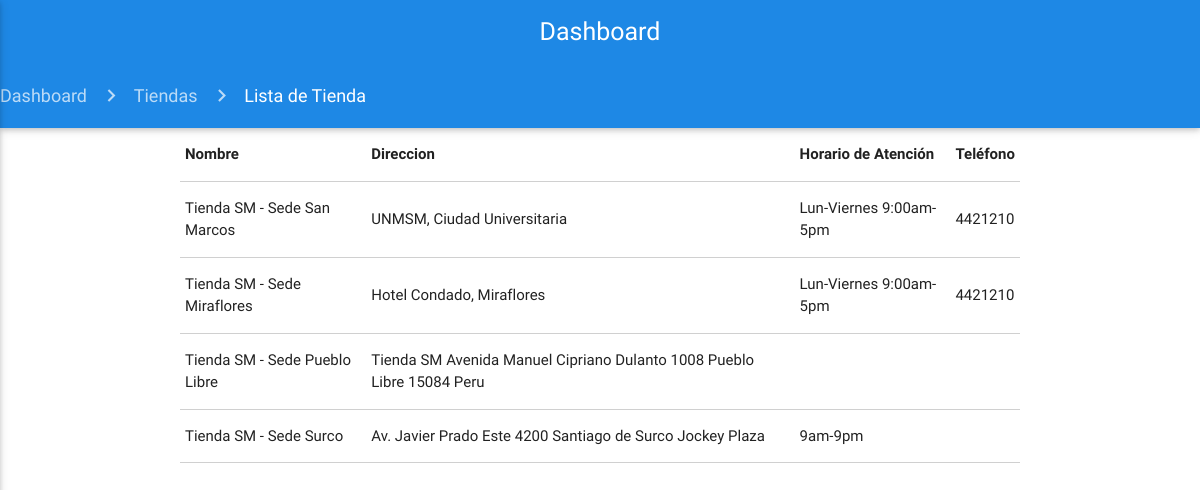
The app's page /administrador/lista_tiendas, older data.
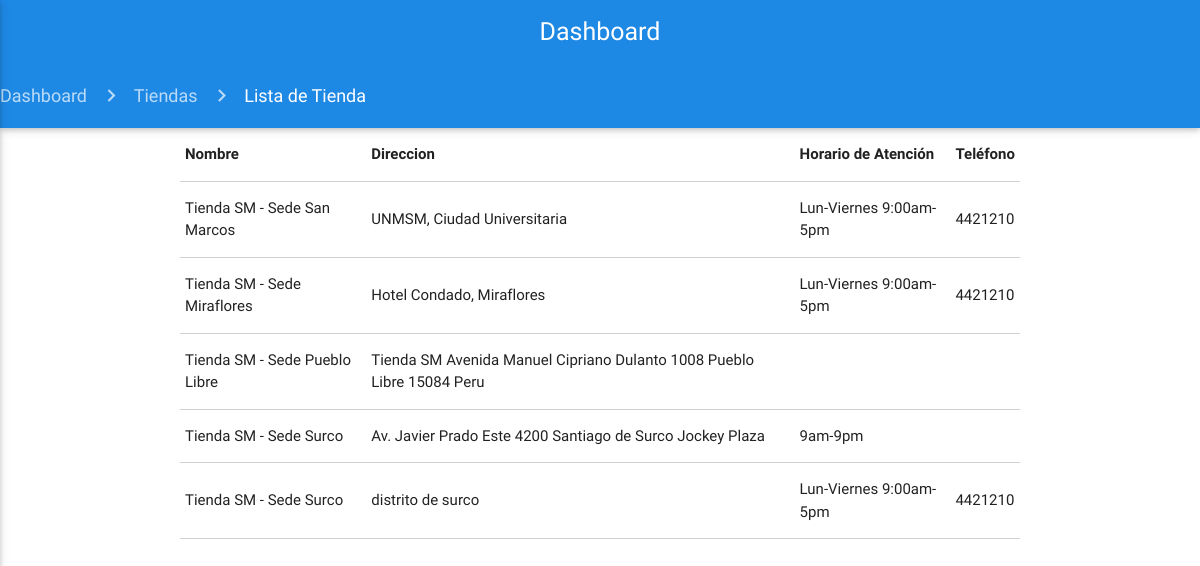
The same page, newer data.
### tienda/models.py (models this page shows, shortened)
class Tiendas(models.Model):
    nombre = models.CharField('Nombre', max_length=100)
    direccion = models.TextField('Direccion')
    localizacion = models.ForeignKey('Localizacion', on_delete=models.CASCADE)
    horario_atencion = models.CharField('Horario', max_length=100, blank=True)
    telefono = models.CharField('Telefono', max_length=100, blank=True)
    imagen = models.ImageField('Imagen', upload_to='stores/', blank=True)
    class Meta:
        verbose_name = 'Tienda'
        verbose_name_plural = 'Tiendas'

### administrador/views.py (the view)
# urls.py: url(r'^administrador/lista_tiendas', views.lista_tiendas, name='lista_tiendas'),
def lista_tiendas(request):
    template = loader.get_template("administrador/tienda/lista_tiendas.html")
    tiendas = Tiendas.objects.all()
    context = {'tiendas':tiendas}
    return HttpResponse(template.render(context, request))

### templates/administrador/tienda/lista_tiendas.html
{% extends 'administrador/base.html' %}
{% load staticfiles %}
{% block content %}
<nav>
	<div class="nav-wrapper blue darken-1">
		<div class="col s12">
			<a href="{% url 'administrador' %}" class="breadcrumb">Dashboard</a>
			<a href="{% url 'dashboard_tiendas' %}" class="breadcrumb">Tiendas</a>
			<a href="#!" class="breadcrumb">Lista de Tienda</a>
		</div>
	</div>
</nav>
    <div class="container lista-tiendas">
        <table class="highlight bordered">
        <thead>
          <tr>
              <th data-field="id">Nombre</th>
              <th data-field="name">Direccion</th>
              <th data-field="price">Horario de Atención</th>
              <th data-field="price">Teléfono</th>
          </tr>
        </thead>
        <tbody>
            {% for tienda in tiendas%}
          <tr>
            <td>{{tienda.nombre}}</td>
            <td>{{tienda.direccion}}</td>
            <td>{{tienda.horario_atencion}}</td>
            <td>{{tienda.telefono}}</td>
          </tr>
            {% endfor %}
        </tbody>
      </table>
    </div>
{% endblock %}

Row changes from the older to the newer data that the page shows:
added Tiendas: nombre "Tienda SM - Sede Surco", direccion "distrito de surco", horario_atencion "Lun-Viernes 9:00am-5pm", telefono "4421210"
